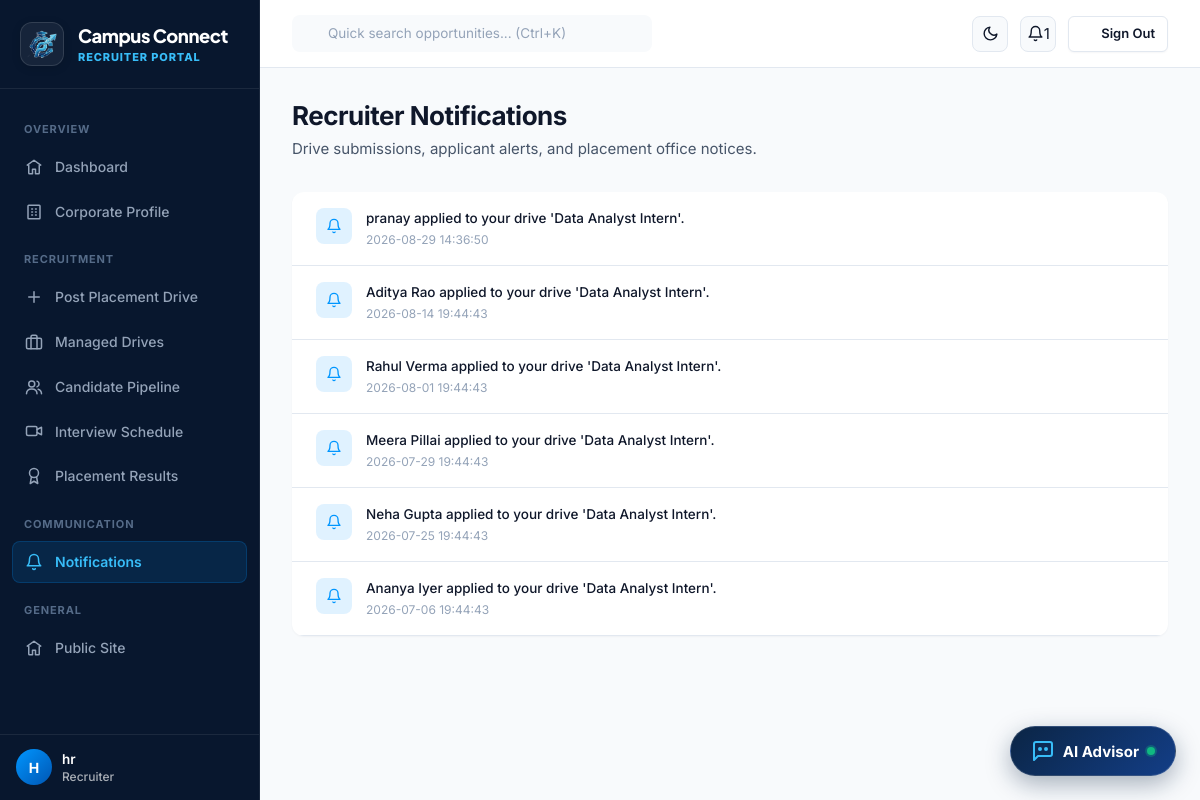
The app's page /recruiter/notifications (signed in) with its own data.
### tables this page shows
CREATE TABLE users (
    id INTEGER PRIMARY KEY AUTOINCREMENT,
    email VARCHAR(255) NOT NULL UNIQUE,
    password_hash VARCHAR(255) NOT NULL,
    role VARCHAR(20) NOT NULL CHECK(role IN ('student','admin','recruiter')),
    is_active INTEGER NOT NULL DEFAULT 1,
    created_at TIMESTAMP NOT NULL DEFAULT CURRENT_TIMESTAMP
);

CREATE TABLE notifications (
    id INTEGER PRIMARY KEY AUTOINCREMENT,
    user_id INTEGER NOT NULL REFERENCES users(id) ON DELETE CASCADE,
    message VARCHAR(500) NOT NULL,
    link VARCHAR(255),
    is_read INTEGER NOT NULL DEFAULT 0,
    created_at TIMESTAMP NOT NULL DEFAULT CURRENT_TIMESTAMP
);

### routes/recruiter_routes.py (the view)
@bp.route("/notifications")
def notifications():
    items = query("SELECT * FROM notifications WHERE user_id=? ORDER BY created_at DESC", (g.user["id"],))
    execute("UPDATE notifications SET is_read=1 WHERE user_id=?", (g.user["id"],))
    return render_template("recruiter/notifications.html", items=items)

### auth.py (called while the page is built)
def load_logged_in_user():
    user_id = session.get("user_id")
    if user_id is None:
        g.user = None
    else:
        g.user = query("SELECT * FROM users WHERE id = ?", (user_id,), one=True)

def role_required(*roles):
    def decorator(view):
        @functools.wraps(view)
        def wrapped(*args, **kwargs):
            if g.user is None:
                flash("Please log in to continue.", "warning")
                return redirect(url_for("auth.login", next=request.path))
            if g.user["role"] not in roles:
                abort(403)
            return view(*args, **kwargs)
        return wrapped
    return decorator

def unread_notification_count(user_id):
    row = query(
        "SELECT COUNT(*) as c FROM notifications WHERE user_id = ? AND is_read = 0",
        (user_id,), one=True
    )
    return row["c"] if row else 0

### db.py (called while the page is built)
def get_db():
    if "db" not in g:
        g.db = sqlite3.connect(current_app.config["DATABASE_PATH"])
        g.db.row_factory = sqlite3.Row
        g.db.execute("PRAGMA foreign_keys = ON")
    return g.db

def query(sql, args=(), one=False):
    cur = get_db().execute(sql, args)
    rows = cur.fetchall()
    cur.close()
    return (rows[0] if rows else None) if one else rows

def execute(sql, args=()):
    db = get_db()
    cur = db.execute(sql, args)
    db.commit()
    last_id = cur.lastrowid
    cur.close()
    return last_id

### routes/recruiter_routes.py (called while the page is built)
@bp.before_request
@role_required("recruiter")
def guard():
    pass

### templates/recruiter/notifications.html (shortened to what this page needs)
{% extends "base_dashboard.html" %}
{% from "_icons.html" import icon %}
{% block sidebar_nav %}{% include "recruiter/_sidebar.html" %}{% endblock %}
{% block content %}
<div class="mb-8">
  <h1 class="h2" style="margin:0 0 var(--space-1);">Recruiter Notifications</h1>
  <p class="text-muted" style="margin:0;">Drive submissions, applicant alerts, and placement office notices.</p>
</div>
<div class="card card-flush">
  {% if items %}
    {% for n in items %}
    <div style="padding:16px 24px;border-bottom:1px solid var(--border-subtle);display:flex;gap:14px;align-items:flex-start;">
      <div class="stat-icon brand" style="width:36px;height:36px;flex-shrink:0;">{{ icon('bell', 16) }}</div>
      <div style="flex:1;">
        <div class="text-sm font-medium" style="line-height:1.5;">{{ n.message }}</div>
        <div class="text-xs text-faint mt-1">{{ n.created_at }}</div>
      </div>
    </div>
    {% endfor %}
  {% else %}
  <div class="empty-state">
    <div class="empty-icon">{{ icon('bell', 24) }}</div>
    <h4>No new notifications</h4>
    <p>You are completely caught up.</p>
  </div>
  {% endif %}
</div>
{% endblock %}

### templates/base_dashboard.html (shortened to what this page needs)
{% extends "base.html" %}
{% from "_icons.html" import icon %}
{% block body %}
<div class="app-shell app-layout">
  <aside class="sidebar app-sidebar" id="app-sidebar">
    <div class="sidebar-brand">
      <a href="{{ url_for('public.landing') }}" class="brand-lockup">
        <div class="brand-logo-wrap">
          <img src="{{ url_for('static', filename='images/logo.png') }}" alt="Campus Connect" class="brand-logo-img">
        </div>
        <div class="brand-text-block">
          <span class="brand-name">Campus Connect</span>
          <span class="brand-sub">{% if current_user %}{{ current_user.role|capitalize }} Portal{% else %}Portal{% endif %}</span>
        </div>
      </a>
    </div>
    <nav class="sidebar-nav">
      {% block sidebar_nav %}{% endblock %}
      <div class="sidebar-section-label">General</div>
      <a href="{{ url_for('public.landing') }}" class="sidebar-link">
        {{ icon('home', 18) }} Public Site
      </a>
    </nav>
        <div class="sidebar-footer">
      <div class="flex-align-center" style="gap:10px;">
        <div class="avatar" style="width:36px;height:36px;font-size:0.875rem;background:linear-gradient(135deg, #0096FF, #0056b3);color:#FFFFFF;flex-shrink:0;">
          {{ current_user.email[0]|upper if current_user else 'U' }}
        </div>
        <div style="overflow:hidden;flex:1;">
          <div class="font-semibold text-sm truncate" style="color:#FFFFFF;">
            {{ current_user.email.split('@')[0] if current_user else 'User' }}
          </div>
          <div class="text-xs font-medium" style="color:rgba(255,255,255,0.65);">
            {{ current_user.role|capitalize if current_user else 'Guest' }}
          </div>
        </div>
      </div>
    </div>
  </aside>
  <div class="main-col app-main">
    <header class="topbar app-topbar">
      <div class="topbar-left">
        <div class="topbar-search">
          <input type="text" placeholder="Quick search opportunities... (Ctrl+K)" id="global-search-input" onclick="window.location.href='{{ url_for('public.jobs_hub') }}'">
        </div>
      </div>
      <div class="topbar-right">
        <button class="theme-toggle-btn" id="dashboard-theme-toggle" aria-label="Toggle Theme" title="Switch Theme">
          <span class="theme-icon-moon">{{ icon('moon', 17) }}</span>
        </button>
        {% if current_user %}
        <div class="topbar-notifications">
          <a href="{{ url_for(current_user.role ~ '.notifications') }}" class="topbar-notif-btn" aria-label="Notifications" title="Notifications">
            {{ icon('bell', 17) }}
            <span class="notif-badge" id="notif-badge" style="display: {{ 'flex' if unread_notif_count and unread_notif_count > 0 else 'none' }};">
              {{ unread_notif_count if unread_notif_count else '' }}
            </span>
          </a>
        </div>
        {% endif %}
        <a href="{{ url_for('auth.logout') }}" class="btn btn-outline btn-sm header-signout-btn" title="Sign Out">
          {{ icon('log-out', 14) }} <span>Sign Out</span>
        </a>
      </div>
    </header>
    <main class="page-content app-content">
      {% block content %}{% endblock %}
    </main>
  </div>
</div>
{% endblock %}

### templates/_icons.html (shortened to what this page needs)
{% macro icon(name, size=18) %}
<svg xmlns="http://www.w3.org/2000/svg" width="{{ size }}" height="{{ size }}" viewBox="0 0 24 24" fill="none" stroke="currentColor" stroke-width="2" stroke-linecap="round" stroke-linejoin="round">{{ icons.get(name, '')|safe }}</svg>
{% endmacro %}

### records on screen
users: role "RECRUITER", email "H", email "hr", role "Recruiter"
notifications: {{ size }} 16 (drawn), message "pranay applied to your drive 'Data Analyst Intern'.", created_at "2026-08-29 14:36:50"
notifications: {{ size }} 16 (drawn), message "Aditya Rao applied to your drive 'Data Analyst Intern'.", created_at "2026-08-14 19:44:43"
notifications: {{ size }} 16 (drawn), message "Rahul Verma applied to your drive 'Data Analyst Intern'.", created_at "2026-08-01 19:44:43"
notifications: {{ size }} 16 (drawn), message "Meera Pillai applied to your drive 'Data Analyst Intern'.", created_at "2026-07-29 19:44:43"
notifications: {{ size }} 16 (drawn), message "Neha Gupta applied to your drive 'Data Analyst Intern'.", created_at "2026-07-25 19:44:43"
notifications: {{ size }} 16 (drawn), message "Ananya Iyer applied to your drive 'Data Analyst Intern'.", created_at "2026-07-06 19:44:43"

### other values on screen
{{ unread_notif_count if unread_notif_count else '' }} "1"
